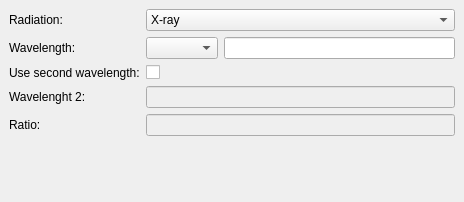
<?xml version="1.0" encoding="UTF-8"?>
<ui version="4.0">
 <class>WavelengthsWidget</class>
 <widget class="QWidget" name="WavelengthsWidget">
  <property name="geometry">
   <rect>
    <x>0</x>
    <y>0</y>
    <width>464</width>
    <height>202</height>
   </rect>
  </property>
  <property name="windowTitle">
   <string>Form</string>
  </property>
  <layout class="QFormLayout" name="formLayout">
   <property name="horizontalSpacing">
    <number>6</number>
   </property>
   <property name="verticalSpacing">
    <number>6</number>
   </property>
   <property name="leftMargin">
    <number>9</number>
   </property>
   <property name="topMargin">
    <number>9</number>
   </property>
   <property name="rightMargin">
    <number>9</number>
   </property>
   <property name="bottomMargin">
    <number>9</number>
   </property>
   <item row="3" column="0">
    <widget class="QLabel" name="label">
     <property name="text">
      <string>Wavelength:</string>
     </property>
    </widget>
   </item>
   <item row="3" column="1">
    <layout class="QHBoxLayout" name="horizontalLayout">
     <property name="spacing">
      <number>6</number>
     </property>
     <item>
      <widget class="WavelengthsComboBox" name="waveComboBox"/>
     </item>
     <item>
      <widget class="QLineEdit" name="wave1LineEdit"/>
     </item>
    </layout>
   </item>
   <item row="5" column="0">
    <widget class="QLabel" name="wave2checkLabel">
     <property name="text">
      <string>Use second wavelength:</string>
     </property>
    </widget>
   </item>
   <item row="5" column="1">
    <widget class="QCheckBox" name="wave2CheckBox">
     <property name="text">
      <string/>
     </property>
    </widget>
   </item>
   <item row="6" column="1">
    <widget class="QLineEdit" name="wave2LineEdit">
     <property name="enabled">
      <bool>false</bool>
     </property>
    </widget>
   </item>
   <item row="6" column="0">
    <widget class="QLabel" name="label_2">
     <property name="text">
      <string>Wavelenght 2:</string>
     </property>
    </widget>
   </item>
   <item row="7" column="0">
    <widget class="QLabel" name="label_4">
     <property name="text">
      <string>Ratio:</string>
     </property>
    </widget>
   </item>
   <item row="7" column="1">
    <widget class="QLineEdit" name="ratioLineEdit">
     <property name="enabled">
      <bool>false</bool>
     </property>
    </widget>
   </item>
   <item row="1" column="1">
    <widget class="QComboBox" name="radiationComboBox">
     <item>
      <property name="text">
       <string>X-ray</string>
      </property>
     </item>
     <item>
      <property name="text">
       <string>Synchrotron</string>
      </property>
     </item>
     <item>
      <property name="text">
       <string>Neutron</string>
      </property>
     </item>
    </widget>
   </item>
   <item row="1" column="0">
    <widget class="QLabel" name="label_3">
     <property name="text">
      <string>Radiation:</string>
     </property>
    </widget>
   </item>
  </layout>
 </widget>
 <customwidgets>
  <customwidget>
   <class>WavelengthsComboBox</class>
   <extends>QComboBox</extends>
   <header>gui/widgets/wavelengthscombobox.h</header>
  </customwidget>
 </customwidgets>
 <resources/>
 <connections/>
</ui>
